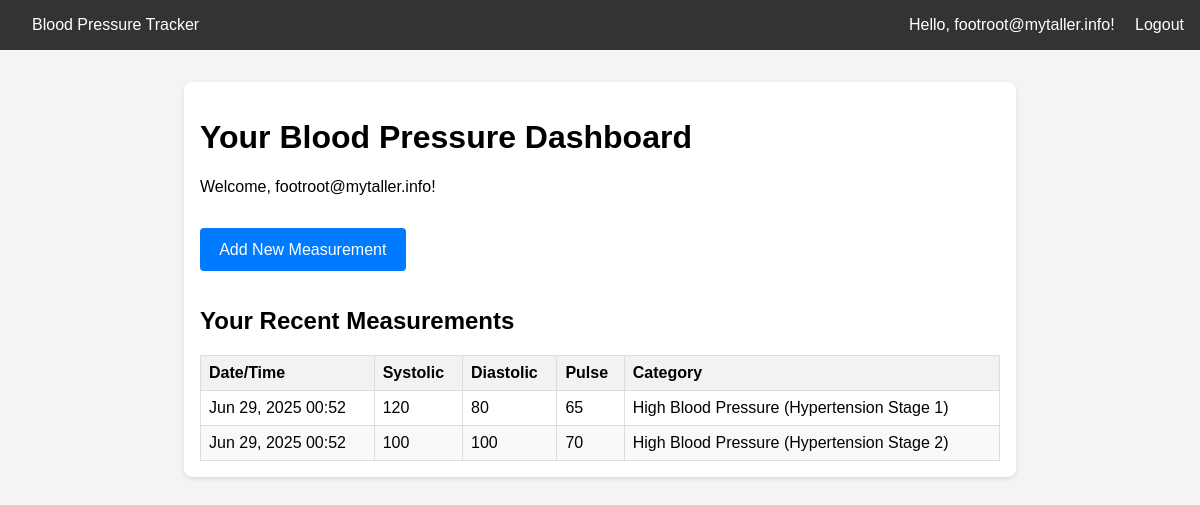
Page /measurements/dashboard/ (signed in) on the committed database.
### users/models.py (models this page shows, shortened)
class CustomUser(AbstractBaseUser, PermissionsMixin):
    email = models.EmailField(_('email address'), unique=True)
    is_verified = models.BooleanField(default=False)
    is_staff = models.BooleanField(default=False)
    is_active = models.BooleanField(default=True)
    date_joined = models.DateTimeField(default=timezone.now)
    objects = CustomUserManager()
    USERNAME_FIELD = 'email'
    REQUIRED_FIELDS = [] # No other required fields for signup
    class Meta:
        verbose_name = _('user')
        verbose_name_plural = _('users')

### measurements/models.py (models this page shows, shortened)
class Measurement(models.Model):
    user = models.ForeignKey(
        settings.AUTH_USER_MODEL,
        on_delete=models.CASCADE,
        related_name='measurements'
    )
    systolic = models.IntegerField(
        validators=[MinValueValidator(50), MaxValueValidator(250)],
        help_text="Top number (systolic)"
    )
    diastolic = models.IntegerField(
        validators=[MinValueValidator(30), MaxValueValidator(150)],
        help_text="Bottom number (diastolic)"
    )
    pulse = models.IntegerField(
        validators=[MinValueValidator(30), MaxValueValidator(200)],
        help_text="Heart rate (beats per minute)"
    )
    weight = models.DecimalField(
        max_digits=5,      # e.g., allows numbers up to 999.99 (3 digits before, 2 after)
        decimal_places=2,  # Stores two decimal places
        null=True,         # Allows the field to be NULL in the database
        blank=True,        # Allows the field to be left empty in forms
        help_text="Weight (e.g., kg or lbs. Please use consistent units, e.g., 75.50)"
    )
    timestamp = models.DateTimeField(default=timezone.now) # Changed to default for manual entry flexibility
    class Meta:
        ordering = ['-timestamp'] # Order by newest measurements first
        verbose_name = "Blood Pressure Measurement"
        verbose_name_plural = "Blood Pressure Measurements"
    @property
    def bp_category(self):
        if self.systolic < 120 and self.diastolic < 80:
            return "Normal"
        elif (120 <= self.systolic < 130) and self.diastolic < 80:
            return "Elevated"
        elif (130 <= self.systolic < 140) or (80 <= self.diastolic < 90):
            return "High Blood Pressure (Hypertension Stage 1)"
        elif (140 <= self.systolic) or (90 <= self.diastolic):
            return "High Blood Pressure (Hypertension Stage 2)"
        elif (self.systolic > 180 and self.diastolic > 120): # Note: This condition might overlap. Consider ordering.
            return "Hypertensive Crisis"
        else:
            return "Uncategorized"

### measurements/views.py (the view)
# urls.py: path('dashboard/', views.MeasurementListView.as_view(), name='dashboard'),
class MeasurementListView(LoginRequiredMixin, EmailVerifiedRequiredMixin, ListView):
    model = Measurement
    template_name = 'measurements/dashboard.html'
    context_object_name = 'measurements' # Name of the variable in the template
    paginate_by = 10 # Optional: Add pagination for many measurements
    def get_queryset(self):
        return Measurement.objects.filter(user=self.request.user)

### measurements/views.py (called while the page is built)
    def dispatch(self, request, *args, **kwargs):
        if not request.user.is_authenticated:
            return self.handle_no_permission() # Redirects to LOGIN_URL
        if not request.user.is_verified:
            messages.error(request, 'Please verify your email address to access this page.')
            return redirect('home') # Or a dedicated unverified page
        return super().dispatch(request, *args, **kwargs)

### measurements/templates/measurements/dashboard.html (shortened to what this page needs)
{% extends 'base.html' %}
{% load static %}
{% block content %}
    <h1>Your Blood Pressure Dashboard</h1>
    <p>Welcome, {{ user.email }}!</p>
    <p>
        <a href="{% url 'add_measurement' %}" class="button">Add New Measurement</a>
    </p>
    {% if measurements %}
        <h2>Your Recent Measurements</h2>
        <table>
            <thead>
                <tr>
                    <th>Date/Time</th>
                    <th>Systolic</th>
                    <th>Diastolic</th>
                    <th>Pulse</th>
                    <th>Category</th>
                </tr>
            </thead>
            <tbody>
                {% for measurement in measurements %}
                    <tr>
                        <td>{{ measurement.timestamp|date:"M d, Y H:i" }}</td>
                        <td>{{ measurement.systolic }}</td>
                        <td>{{ measurement.diastolic }}</td>
                        <td>{{ measurement.pulse }}</td>
                        <td>{{ measurement.bp_category }}</td>
                    </tr>
                {% endfor %}
            </tbody>
        </table>
    {% else %}
        <p>You haven't logged any blood pressure measurements yet.</p>
        <p>Click "Add New Measurement" to get started!</p>
    {% endif %}
{% endblock %}

### users/templates/base.html (shortened to what this page needs)
{% load static %}
<!DOCTYPE html>
<html lang="en">
<head>
     {% load static %}
    <link rel="stylesheet" href="{% static 'users/styles.css' %}">
</head>
<body>
    <nav class="navbar">
        <div>
            <a href="{% url 'home' %}">Blood Pressure Tracker</a>
        </div>
        <div>
            {% if user.is_authenticated %}
                <span>Hello, {{ user.email }}!</span>
                <a href="{% url 'logout' %}">Logout</a>
            {% else %}
                <a href="{% url 'login' %}">Login</a>
                <a href="{% url 'signup' %}">Sign Up</a>
            {% endif %}
        </div>
    </nav>
    <div class="container">
        {% block content %}
        {% endblock %}
    </div>
</body>
</html>

### users/static/users/styles.css (style rules this page uses)
body { font-family: sans-serif; margin: 0; padding: 0; background-color: #f4f4f4; }
.navbar { background-color: #333; color: white; padding: 1em; display: flex; justify-content: space-between; align-items: center; }
.navbar a { color: white; text-decoration: none; margin-left: 1em; }
.container { max-width: 800px; margin: 2em auto; padding: 1em; background-color: white; border-radius: 8px; box-shadow: 0 2px 4px rgba(0, 0, 0, 0.1); }
.button { display: inline-block; background-color: #007bff; color: white; padding: 0.8em 1.2em; border: none; border-radius: 4px; cursor: pointer; font-size: 1em; text-decoration: none; margin-top: 1em; margin-bottom: 1em; }
table { width: 100%; border-collapse: collapse; margin-top: 1em; }
table th, table td { border: 1px solid #ddd; padding: 8px; text-align: left; }
table th { background-color: #f2f2f2; }
table tr:nth-child(even) { background-color: #f9f9f9; }

### rows in the picture
CustomUser: email "footroot@mytaller.info"
Measurement: timestamp "Jun 29, 2025 00:52", systolic "120", diastolic "80", pulse "65", bp_category "High Blood Pressure (Hypertension Stage 1)"
Measurement: timestamp "Jun 29, 2025 00:52", systolic "100", diastolic "100", pulse "70", bp_category "High Blood Pressure (Hypertension Stage 2)"
